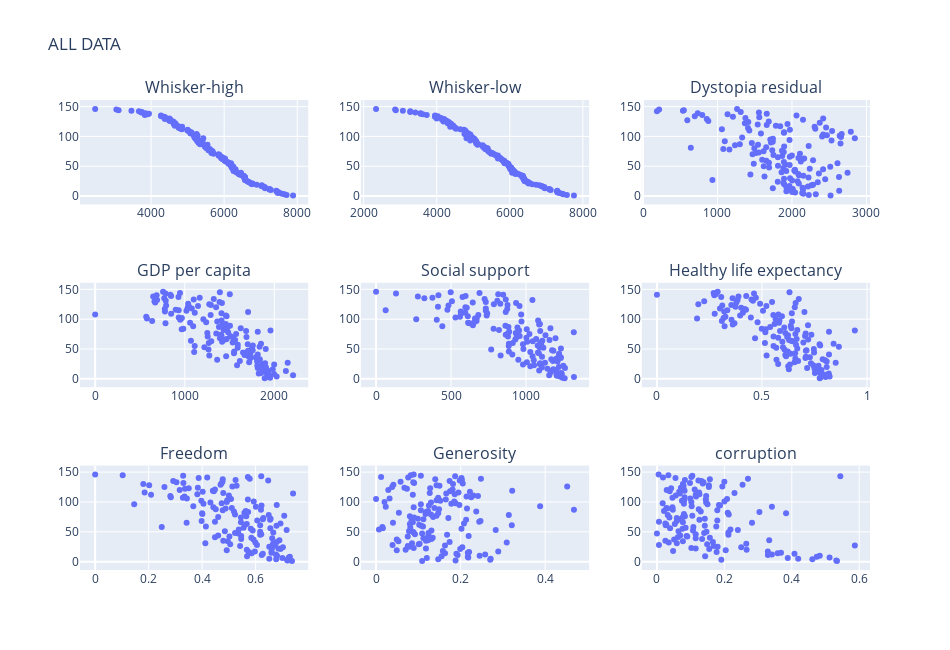

The notebook cell this image was saved under:
### Markdown cell above
### ANALYZING

### Code cell
# Creating a sub plot for all the factors we have 
figure1 = px.scatter(df, x=df["Whisker-high"])
figure2 = px.scatter(df, x=df["Whisker-low"])
figure3 = px.scatter(df, x=df["Dystopia residual"])
figure4 = px.scatter(df, x=df["GDP per capita"])
figure5 = px.scatter(df, x=df["Social support"])
figure6 = px.scatter(df, x=df["Healthy life expectancy"])
figure7 = px.scatter(df, x=df["Freedom"])
figure8 = px.scatter(df, x=df["Generosity"])
figure9 = px.scatter(df, x=df["corruption"])

# For as many traces that exist per Express figure, get the traces from each plot and store them in an array.
# This is essentially breaking down the Express fig into it's traces
figure1_traces = []
figure2_traces = []
figure3_traces = []
figure4_traces = []
figure5_traces = []
figure6_traces = []
figure7_traces = []
figure8_traces = []
figure9_traces = []

for trace in range(len(figure1["data"])):
    figure1_traces.append(figure1["data"][trace])
for trace in range(len(figure2["data"])):
    figure2_traces.append(figure2["data"][trace])
for trace in range(len(figure3["data"])):
    figure3_traces.append(figure3["data"][trace])
for trace in range(len(figure4["data"])):
    figure4_traces.append(figure4["data"][trace])
for trace in range(len(figure5["data"])):
    figure5_traces.append(figure5["data"][trace])
for trace in range(len(figure6["data"])):
    figure6_traces.append(figure6["data"][trace])
for trace in range(len(figure7["data"])):
    figure7_traces.append(figure7["data"][trace])
for trace in range(len(figure8["data"])):
    figure8_traces.append(figure8["data"][trace])
for trace in range(len(figure9["data"])):
    figure9_traces.append(figure9["data"][trace])

#Create a 1x2 subplot
this_figure = sp.make_subplots(rows=3, cols=3,subplot_titles=('Whisker-high', 'Whisker-low',
       'Dystopia residual', 'GDP per capita', 'Social support',
       'Healthy life expectancy', 'Freedom', 'Generosity', 'corruption')) 

# Get the Express fig broken down as traces and add the traces to the proper plot within in the subplot
for traces in figure1_traces:
    this_figure.append_trace(traces, row=1, col=1)
for traces in figure2_traces:
    this_figure.append_trace(traces, row=1, col=2)
for traces in figure3_traces:
    this_figure.append_trace(traces, row=1, col=3)
for traces in figure4_traces:
    this_figure.append_trace(traces, row=2, col=1)
for traces in figure5_traces:
    this_figure.append_trace(traces, row=2, col=2)
for traces in figure6_traces:
    this_figure.append_trace(traces, row=2, col=3)
for traces in figure7_traces:
    this_figure.append_trace(traces, row=3, col=1)
for traces in figure8_traces:
    this_figure.append_trace(traces, row=3, col=2)
for traces in figure9_traces:
    this_figure.append_trace(traces, row=3, col=3)

#the subplot as shown in the above image
#final_graph = dcc.Graph(figure=this_figure)
this_figure.update_layout(width=950,height=650,title='ALL DATA')

this_figure.show()

### Figure 1 — Plotly figure (JSON) as saved in the notebook; plotly's stock layout.template omitted (floating-point values rounded to 4 significant figures; data arrays with more than 128 entries replaced by an {"elided": "..."} marker saying what was removed)
{"data": [{"hovertemplate": "Whisker-high=%{x}<br>RANK=%{y}<extra></extra>", "legendgroup": "", "marker": {"color": "#636efa", "symbol": "circle"}, "mode": "markers", "name": "", "orientation": "h", "showlegend": false, "type": "scatter", "x": {"elided": "146 int values"}, "xaxis": "x", "y": {"elided": "146 int values"}, "yaxis": "y"}, {"hovertemplate": "Whisker-low=%{x}<br>RANK=%{y}<extra></extra>", "legendgroup": "", "marker": {"color": "#636efa", "symbol": "circle"}, "mode": "markers", "name": "", "orientation": "h", "showlegend": false, "type": "scatter", "x": {"elided": "146 int values"}, "xaxis": "x2", "y": {"elided": "146 int values"}, "yaxis": "y2"}, {"hovertemplate": "Dystopia residual=%{x}<br>RANK=%{y}<extra></extra>", "legendgroup": "", "marker": {"color": "#636efa", "symbol": "circle"}, "mode": "markers", "name": "", "orientation": "h", "showlegend": false, "type": "scatter", "x": {"elided": "146 int values"}, "xaxis": "x3", "y": {"elided": "146 int values"}, "yaxis": "y3"}, {"hovertemplate": "GDP per capita=%{x}<br>RANK=%{y}<extra></extra>", "legendgroup": "", "marker": {"color": "#636efa", "symbol": "circle"}, "mode": "markers", "name": "", "orientation": "h", "showlegend": false, "type": "scatter", "x": {"elided": "146 int values"}, "xaxis": "x4", "y": {"elided": "146 int values"}, "yaxis": "y4"}, {"hovertemplate": "Social support=%{x}<br>RANK=%{y}<extra></extra>", "legendgroup": "", "marker": {"color": "#636efa", "symbol": "circle"}, "mode": "markers", "name": "", "orientation": "h", "showlegend": false, "type": "scatter", "x": {"elided": "146 int values"}, "xaxis": "x5", "y": {"elided": "146 int values"}, "yaxis": "y5"}, {"hovertemplate": "Healthy life expectancy=%{x}<br>RANK=%{y}<extra></extra>", "legendgroup": "", "marker": {"color": "#636efa", "symbol": "circle"}, "mode": "markers", "name": "", "orientation": "h", "showlegend": false, "type": "scatter", "x": {"elided": "146 float values"}, "xaxis": "x6", "y": {"elided": "146 int values"}, "yaxis": "y6"}, {"hovertemplate": "Freedom=%{x}<br>RANK=%{y}<extra></extra>", "legendgroup": "", "marker": {"color": "#636efa", "symbol": "circle"}, "mode": "markers", "name": "", "orientation": "h", "showlegend": false, "type": "scatter", "x": {"elided": "146 float values"}, "xaxis": "x7", "y": {"elided": "146 int values"}, "yaxis": "y7"}, {"hovertemplate": "Generosity=%{x}<br>RANK=%{y}<extra></extra>", "legendgroup": "", "marker": {"color": "#636efa", "symbol": "circle"}, "mode": "markers", "name": "", "orientation": "h", "showlegend": false, "type": "scatter", "x": {"elided": "146 float values"}, "xaxis": "x8", "y": {"elided": "146 int values"}, "yaxis": "y8"}, {"hovertemplate": "corruption=%{x}<br>RANK=%{y}<extra></extra>", "legendgroup": "", "marker": {"color": "#636efa", "symbol": "circle"}, "mode": "markers", "name": "", "orientation": "h", "showlegend": false, "type": "scatter", "x": {"elided": "146 float values"}, "xaxis": "x9", "y": {"elided": "146 int values"}, "yaxis": "y9"}], "layout": {"annotations": [{"font": {"size": 16}, "showarrow": false, "text": "Whisker-high", "x": 0.1444, "xanchor": "center", "xref": "paper", "y": 1, "yanchor": "bottom", "yref": "paper"}, {"font": {"size": 16}, "showarrow": false, "text": "Whisker-low", "x": 0.5, "xanchor": "center", "xref": "paper", "y": 1, "yanchor": "bottom", "yref": "paper"}, {"font": {"size": 16}, "showarrow": false, "text": "Dystopia residual", "x": 0.8556, "xanchor": "center", "xref": "paper", "y": 1, "yanchor": "bottom", "yref": "paper"}, {"font": {"size": 16}, "showarrow": false, "text": "GDP per capita", "x": 0.1444, "xanchor": "center", "xref": "paper", "y": 0.6111, "yanchor": "bottom", "yref": "paper"}, {"font": {"size": 16}, "showarrow": false, "text": "Social support", "x": 0.5, "xanchor": "center", "xref": "paper", "y": 0.6111, "yanchor": "bottom", "yref": "paper"}, {"font": {"size": 16}, "showarrow": false, "text": "Healthy life expectancy", "x": 0.8556, "xanchor": "center", "xref": "paper", "y": 0.6111, "yanchor": "bottom", "yref": "paper"}, {"font": {"size": 16}, "showarrow": false, "text": "Freedom", "x": 0.1444, "xanchor": "center", "xref": "paper", "y": 0.2222, "yanchor": "bottom", "yref": "paper"}, {"font": {"size": 16}, "showarrow": false, "text": "Generosity", "x": 0.5, "xanchor": "center", "xref": "paper", "y": 0.2222, "yanchor": "bottom", "yref": "paper"}, {"font": {"size": 16}, "showarrow": false, "text": "corruption", "x": 0.8556, "xanchor": "center", "xref": "paper", "y": 0.2222, "yanchor": "bottom", "yref": "paper"}], "height": 650, "title": {"text": "ALL DATA"}, "width": 950, "xaxis": {"anchor": "y", "domain": [0, 0.2889]}, "xaxis2": {"anchor": "y2", "domain": [0.3556, 0.6444]}, "xaxis3": {"anchor": "y3", "domain": [0.7111, 1]}, "xaxis4": {"anchor": "y4", "domain": [0, 0.2889]}, "xaxis5": {"anchor": "y5", "domain": [0.3556, 0.6444]}, "xaxis6": {"anchor": "y6", "domain": [0.7111, 1]}, "xaxis7": {"anchor": "y7", "domain": [0, 0.2889]}, "xaxis8": {"anchor": "y8", "domain": [0.3556, 0.6444]}, "xaxis9": {"anchor": "y9", "domain": [0.7111, 1]}, "yaxis": {"anchor": "x", "domain": [0.7778, 1]}, "yaxis2": {"anchor": "x2", "domain": [0.7778, 1]}, "yaxis3": {"anchor": "x3", "domain": [0.7778, 1]}, "yaxis4": {"anchor": "x4", "domain": [0.3889, 0.6111]}, "yaxis5": {"anchor": "x5", "domain": [0.3889, 0.6111]}, "yaxis6": {"anchor": "x6", "domain": [0.3889, 0.6111]}, "yaxis7": {"anchor": "x7", "domain": [0, 0.2222]}, "yaxis8": {"anchor": "x8", "domain": [0, 0.2222]}, "yaxis9": {"anchor": "x9", "domain": [0, 0.2222]}}}
